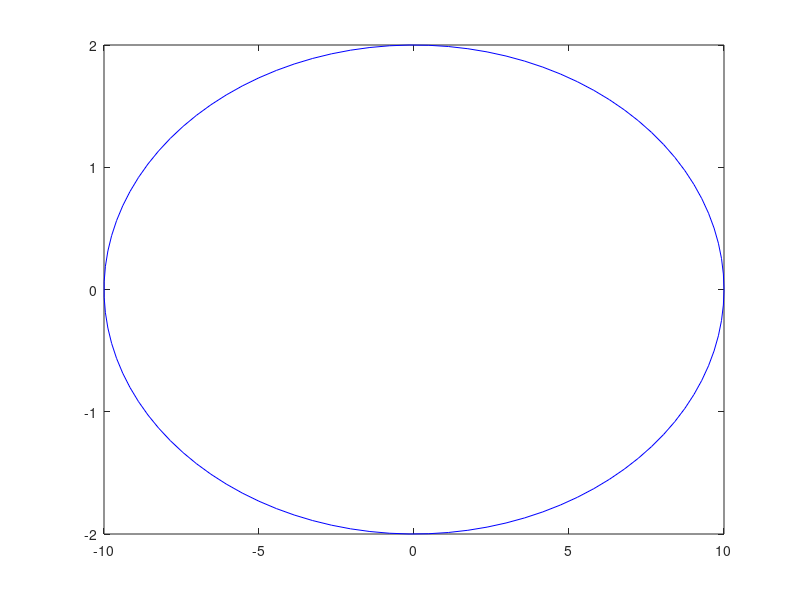

MATLAB code to generate this figure:
clc;
clear all;
close all;
theta = linspace(0, 2*pi, 100); 
a = 10; 
b = 2; 
x = a*cos(theta); 
y = b*sin(theta); 
plot(x, y,'b'); 

